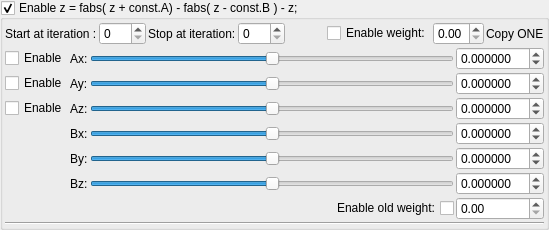
    <widget class="MyGroupBox" name="groupCheck_mandelbulb5_fabsFormulaAB1_enabled">
     <property name="title">
      <string>Enable z = fabs( z + const.A) - fabs( z - const.B ) - z; </string>
     </property>
     <property name="checkable">
      <bool>true</bool>
     </property>
     <layout class="QVBoxLayout" name="verticalLayout_18" stretch="0,0,0">
      <property name="spacing">
       <number>2</number>
      </property>
      <property name="leftMargin">
       <number>2</number>
      </property>
      <property name="topMargin">
       <number>2</number>
      </property>
      <property name="rightMargin">
       <number>2</number>
      </property>
      <property name="bottomMargin">
       <number>2</number>
      </property>
      <item>
       <layout class="QGridLayout" name="gridLayout_31">
        <property name="spacing">
         <number>2</number>
        </property>
        <item row="0" column="5">
         <widget class="QCheckBox" name="checkBox_mandelbulb5_fabsFormulaAB1_weight_enabled">
          <property name="text">
           <string>Enable weight:</string>
          </property>
         </widget>
        </item>
        <item row="0" column="3">
         <widget class="MySpinBox" name="spinboxInt_mandelbulb5_fabsFormulaAB1_stop_iterations">
          <property name="sizePolicy">
           <sizepolicy hsizetype="Minimum" vsizetype="Maximum">
            <horstretch>0</horstretch>
            <verstretch>0</verstretch>
           </sizepolicy>
          </property>
          <property name="maximum">
           <number>250</number>
          </property>
         </widget>
        </item>
        <item row="0" column="2">
         <widget class="QLabel" name="label_76">
          <property name="text">
           <string>Stop at iteration:</string>
          </property>
         </widget>
        </item>
        <item row="0" column="1">
         <widget class="MySpinBox" name="spinboxInt_mandelbulb5_fabsFormulaAB1_start_iterations">
          <property name="sizePolicy">
           <sizepolicy hsizetype="Minimum" vsizetype="Maximum">
            <horstretch>0</horstretch>
            <verstretch>0</verstretch>
           </sizepolicy>
          </property>
          <property name="maximum">
           <number>250</number>
          </property>
         </widget>
        </item>
        <item row="0" column="0">
         <widget class="QLabel" name="label_77">
          <property name="text">
           <string>Start at iteration :</string>
          </property>
         </widget>
        </item>
        <item row="0" column="8">
         <widget class="QLabel" name="label_109">
          <property name="text">
           <string>Copy ONE</string>
          </property>
         </widget>
        </item>
        <item row="0" column="6">
         <widget class="MyDoubleSpinBox" name="spinbox_mandelbulb5_fabsFormulaAB1_weight">
          <property name="sizePolicy">
           <sizepolicy hsizetype="Minimum" vsizetype="Maximum">
            <horstretch>0</horstretch>
            <verstretch>0</verstretch>
           </sizepolicy>
          </property>
          <property name="decimals">
           <number>2</number>
          </property>
          <property name="minimum">
           <double>0.000000000000000</double>
          </property>
          <property name="maximum">
           <double>1.000000000000000</double>
          </property>
          <property name="singleStep">
           <double>0.100000000000000</double>
          </property>
         </widget>
        </item>
        <item row="0" column="4">
         <spacer name="horizontalSpacer_16">
          <property name="orientation">
           <enum>Qt::Horizontal</enum>
          </property>
          <property name="sizeHint" stdset="0">
           <size>
            <width>40</width>
            <height>20</height>
           </size>
          </property>
         </spacer>
        </item>
       </layout>
      </item>
      <item>
       <layout class="QGridLayout" name="gridLayout_32">
        <property name="spacing">
         <number>2</number>
        </property>
        <item row="5" column="3">
         <widget class="MyDoubleSpinBox" name="spinbox3_mandelbulb5_fabsFormulaAB1B_z">
          <property name="sizePolicy">
           <sizepolicy hsizetype="Minimum" vsizetype="Maximum">
            <horstretch>0</horstretch>
            <verstretch>0</verstretch>
           </sizepolicy>
          </property>
          <property name="decimals">
           <number>6</number>
          </property>
          <property name="minimum">
           <double>-99.989999999999995</double>
          </property>
          <property name="maximum">
           <double>99.989999999999995</double>
          </property>
          <property name="singleStep">
           <double>0.100000000000000</double>
          </property>
         </widget>
        </item>
        <item row="5" column="1">
         <widget class="QLabel" name="label_106">
          <property name="text">
           <string>Bz:</string>
          </property>
         </widget>
        </item>
        <item row="4" column="3">
         <widget class="MyDoubleSpinBox" name="spinbox3_mandelbulb5_fabsFormulaAB1B_y">
          <property name="sizePolicy">
           <sizepolicy hsizetype="Minimum" vsizetype="Maximum">
            <horstretch>0</horstretch>
            <verstretch>0</verstretch>
           </sizepolicy>
          </property>
          <property name="decimals">
           <number>6</number>
          </property>
          <property name="minimum">
           <double>-99.989999999999995</double>
          </property>
          <property name="maximum">
           <double>99.989999999999995</double>
          </property>
          <property name="singleStep">
           <double>0.100000000000000</double>
          </property>
         </widget>
        </item>
        <item row="2" column="2">
         <widget class="QSlider" name="slider3_mandelbulb5_fabsFormulaAB1A_z">
          <property name="sizePolicy">
           <sizepolicy hsizetype="Expanding" vsizetype="Maximum">
            <horstretch>0</horstretch>
            <verstretch>0</verstretch>
           </sizepolicy>
          </property>
          <property name="minimum">
           <number>-5000000</number>
          </property>
          <property name="maximum">
           <number>5000000</number>
          </property>
          <property name="orientation">
           <enum>Qt::Horizontal</enum>
          </property>
         </widget>
        </item>
        <item row="1" column="1">
         <widget class="QLabel" name="label_78">
          <property name="text">
           <string>Ay:</string>
          </property>
         </widget>
        </item>
        <item row="0" column="1">
         <widget class="QLabel" name="label_79">
          <property name="text">
           <string>Ax:</string>
          </property>
         </widget>
        </item>
        <item row="0" column="2">
         <widget class="QSlider" name="slider3_mandelbulb5_fabsFormulaAB1A_x">
          <property name="sizePolicy">
           <sizepolicy hsizetype="Expanding" vsizetype="Maximum">
            <horstretch>0</horstretch>
            <verstretch>0</verstretch>
           </sizepolicy>
          </property>
          <property name="minimum">
           <number>-5000000</number>
          </property>
          <property name="maximum">
           <number>5000000</number>
          </property>
          <property name="value">
           <number>0</number>
          </property>
          <property name="sliderPosition">
           <number>0</number>
          </property>
          <property name="orientation">
           <enum>Qt::Horizontal</enum>
          </property>
         </widget>
        </item>
        <item row="0" column="3">
         <widget class="MyDoubleSpinBox" name="spinbox3_mandelbulb5_fabsFormulaAB1A_x">
          <property name="sizePolicy">
           <sizepolicy hsizetype="Minimum" vsizetype="Maximum">
            <horstretch>0</horstretch>
            <verstretch>0</verstretch>
           </sizepolicy>
          </property>
          <property name="prefix">
           <string/>
          </property>
          <property name="decimals">
           <number>6</number>
          </property>
          <property name="minimum">
           <double>-99.989999999999995</double>
          </property>
          <property name="singleStep">
           <double>0.100000000000000</double>
          </property>
         </widget>
        </item>
        <item row="2" column="1">
         <widget class="QLabel" name="label_80">
          <property name="text">
           <string>Az:</string>
          </property>
         </widget>
        </item>
        <item row="0" column="0">
         <widget class="QCheckBox" name="checkBox_mandelbulb5_fabsFormulaAB1_enabled_x">
          <property name="text">
           <string>Enable</string>
          </property>
         </widget>
        </item>
        <item row="1" column="2">
         <widget class="QSlider" name="slider3_mandelbulb5_fabsFormulaAB1A_y">
          <property name="sizePolicy">
           <sizepolicy hsizetype="Expanding" vsizetype="Maximum">
            <horstretch>0</horstretch>
            <verstretch>0</verstretch>
           </sizepolicy>
          </property>
          <property name="minimum">
           <number>-5000000</number>
          </property>
          <property name="maximum">
           <number>5000000</number>
          </property>
          <property name="orientation">
           <enum>Qt::Horizontal</enum>
          </property>
         </widget>
        </item>
        <item row="1" column="0">
         <widget class="QCheckBox" name="checkBox_mandelbulb5_fabsFormulaAB1_enabled_y">
          <property name="text">
           <string>Enable</string>
          </property>
         </widget>
        </item>
        <item row="1" column="3">
         <widget class="MyDoubleSpinBox" name="spinbox3_mandelbulb5_fabsFormulaAB1A_y">
          <property name="sizePolicy">
           <sizepolicy hsizetype="Minimum" vsizetype="Maximum">
            <horstretch>0</horstretch>
            <verstretch>0</verstretch>
           </sizepolicy>
          </property>
          <property name="decimals">
           <number>6</number>
          </property>
          <property name="minimum">
           <double>-99.989999999999995</double>
          </property>
          <property name="maximum">
           <double>99.989999999999995</double>
          </property>
          <property name="singleStep">
           <double>0.100000000000000</double>
          </property>
         </widget>
        </item>
        <item row="2" column="0">
         <widget class="QCheckBox" name="checkBox_mandelbulb5_fabsFormulaAB1_enabled_z">
          <property name="text">
           <string>Enable</string>
          </property>
         </widget>
        </item>
        <item row="4" column="1">
         <widget class="QLabel" name="label_105">
          <property name="text">
           <string>By:</string>
          </property>
         </widget>
        </item>
        <item row="2" column="3">
         <widget class="MyDoubleSpinBox" name="spinbox3_mandelbulb5_fabsFormulaAB1A_z">
          <property name="sizePolicy">
           <sizepolicy hsizetype="Minimum" vsizetype="Maximum">
            <horstretch>0</horstretch>
            <verstretch>0</verstretch>
           </sizepolicy>
          </property>
          <property name="decimals">
           <number>6</number>
          </property>
          <property name="minimum">
           <double>-99.989999999999995</double>
          </property>
          <property name="maximum">
           <double>99.989999999999995</double>
          </property>
          <property name="singleStep">
           <double>0.100000000000000</double>
          </property>
         </widget>
        </item>
        <item row="3" column="1">
         <widget class="QLabel" name="label_98">
          <property name="text">
           <string>Bx:</string>
          </property>
         </widget>
        </item>
        <item row="3" column="3">
         <widget class="MyDoubleSpinBox" name="spinbox3_mandelbulb5_fabsFormulaAB1B_x">
          <property name="sizePolicy">
           <sizepolicy hsizetype="Minimum" vsizetype="Maximum">
            <horstretch>0</horstretch>
            <verstretch>0</verstretch>
           </sizepolicy>
          </property>
          <property name="prefix">
           <string/>
          </property>
          <property name="decimals">
           <number>6</number>
          </property>
          <property name="minimum">
           <double>-99.989999999999995</double>
          </property>
          <property name="singleStep">
           <double>0.100000000000000</double>
          </property>
         </widget>
        </item>
        <item row="3" column="2">
         <widget class="QSlider" name="slider3_mandelbulb5_fabsFormulaAB1B_x">
          <property name="sizePolicy">
           <sizepolicy hsizetype="Expanding" vsizetype="Maximum">
            <horstretch>0</horstretch>
            <verstretch>0</verstretch>
           </sizepolicy>
          </property>
          <property name="minimum">
           <number>-5000000</number>
          </property>
          <property name="maximum">
           <number>5000000</number>
          </property>
          <property name="value">
           <number>0</number>
          </property>
          <property name="sliderPosition">
           <number>0</number>
          </property>
          <property name="orientation">
           <enum>Qt::Horizontal</enum>
          </property>
         </widget>
        </item>
        <item row="4" column="2">
         <widget class="QSlider" name="slider3_mandelbulb5_fabsFormulaAB1B_y">
          <property name="sizePolicy">
           <sizepolicy hsizetype="Expanding" vsizetype="Maximum">
            <horstretch>0</horstretch>
            <verstretch>0</verstretch>
           </sizepolicy>
          </property>
          <property name="minimum">
           <number>-5000000</number>
          </property>
          <property name="maximum">
           <number>5000000</number>
          </property>
          <property name="orientation">
           <enum>Qt::Horizontal</enum>
          </property>
         </widget>
        </item>
        <item row="5" column="2">
         <widget class="QSlider" name="slider3_mandelbulb5_fabsFormulaAB1B_z">
          <property name="sizePolicy">
           <sizepolicy hsizetype="Expanding" vsizetype="Maximum">
            <horstretch>0</horstretch>
            <verstretch>0</verstretch>
           </sizepolicy>
          </property>
          <property name="minimum">
           <number>-5000000</number>
          </property>
          <property name="maximum">
           <number>5000000</number>
          </property>
          <property name="orientation">
           <enum>Qt::Horizontal</enum>
          </property>
         </widget>
        </item>
        <item row="6" column="3">
         <widget class="MyDoubleSpinBox" name="spinbox_mandelbulb5_fabsFormulaAB1_old_weight">
          <property name="sizePolicy">
           <sizepolicy hsizetype="Minimum" vsizetype="Maximum">
            <horstretch>0</horstretch>
            <verstretch>0</verstretch>
           </sizepolicy>
          </property>
          <property name="decimals">
           <number>2</number>
          </property>
          <property name="minimum">
           <double>0.000000000000000</double>
          </property>
          <property name="maximum">
           <double>2.000000000000000</double>
          </property>
          <property name="singleStep">
           <double>0.100000000000000</double>
          </property>
         </widget>
        </item>
        <item row="6" column="2">
         <widget class="QCheckBox" name="checkBox_mandelbulb5_fabsFormulaAB1_old_weight_enabled">
          <property name="layoutDirection">
           <enum>Qt::RightToLeft</enum>
          </property>
          <property name="text">
           <string>Enable old weight:</string>
          </property>
         </widget>
        </item>
       </layout>
      </item>
      <item>
       <widget class="Line" name="line_2">
        <property name="orientation">
         <enum>Qt::Horizontal</enum>
        </property>
       </widget>
      </item>
     </layout>
    </widget>
